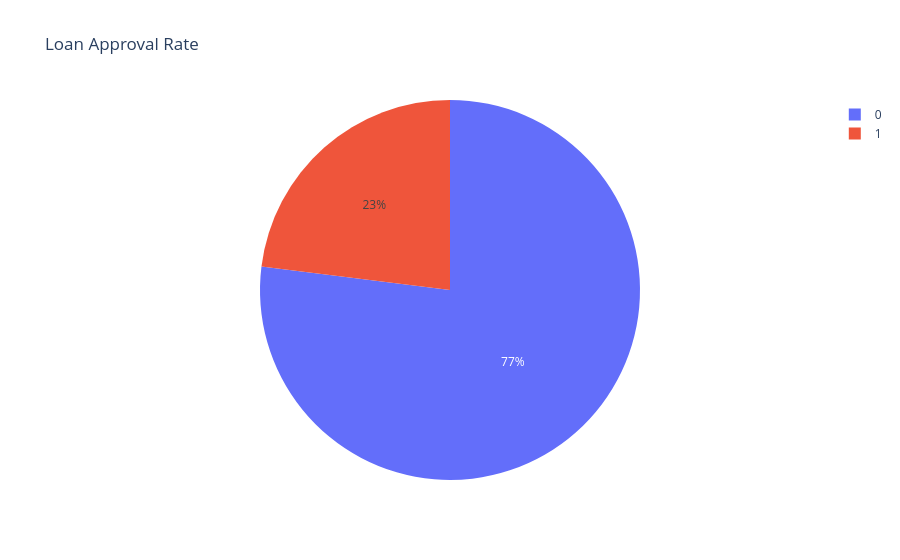

The code cell stored with this chart in its notebook:
### Code cell
approval_rate = df.groupby('LoanApproved').size().reset_index(name='count')

px.pie(approval_rate, names='LoanApproved', values='count', title='Loan Approval Rate')

### Figure 1 — Plotly figure (JSON) as saved in the notebook; plotly's stock layout.template omitted (floating-point values rounded to 4 significant figures)
{"data": [{"domain": {"x": [0, 1], "y": [0, 1]}, "hovertemplate": "LoanApproved=%{label}<br>count=%{value}<extra></extra>", "labels": [0, 1], "legendgroup": "", "name": "", "showlegend": true, "type": "pie", "values": [3849, 1151]}], "layout": {"legend": {"tracegroupgap": 0}, "title": {"text": "Loan Approval Rate"}}}
